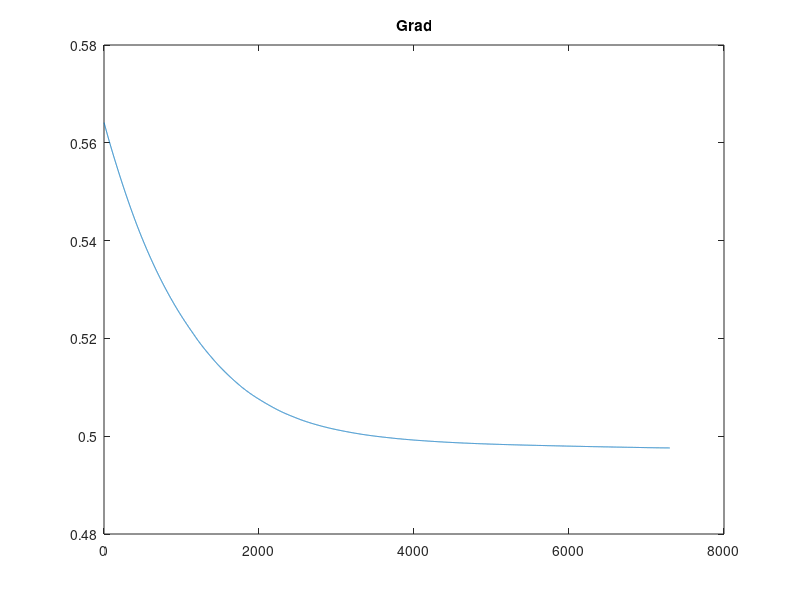
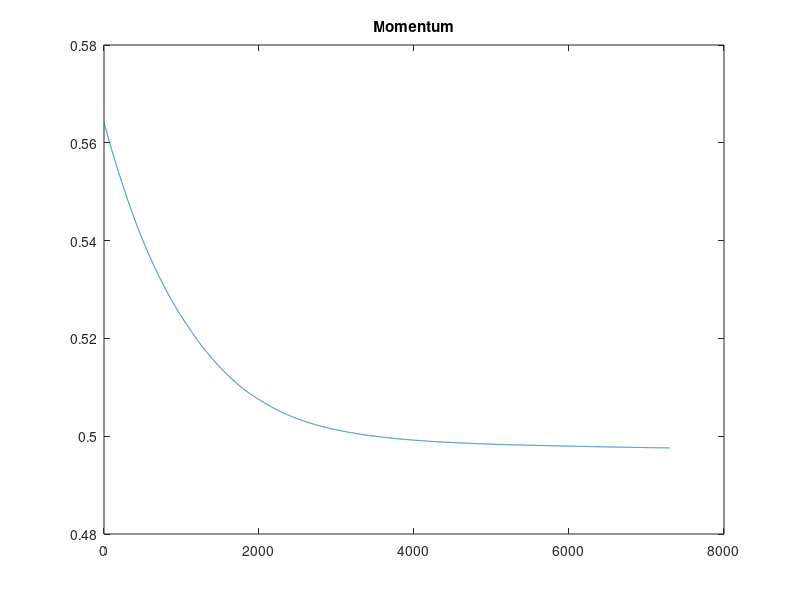
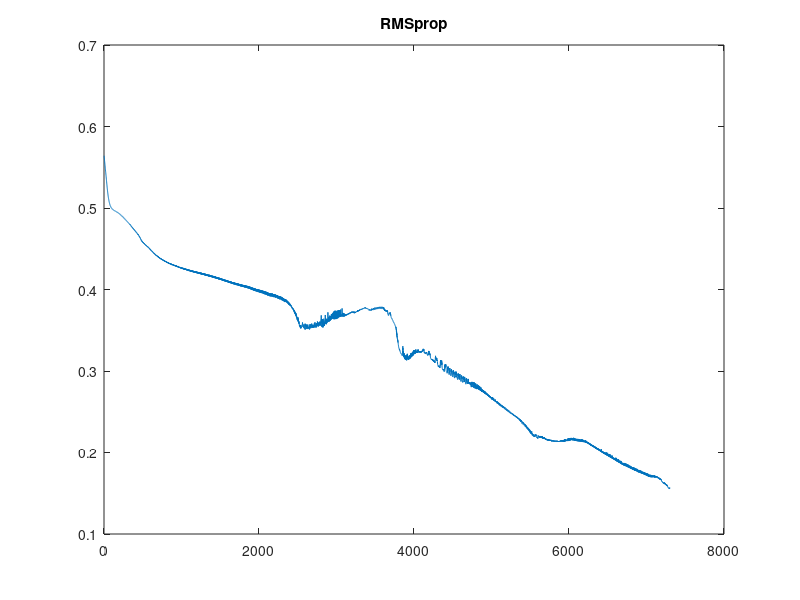
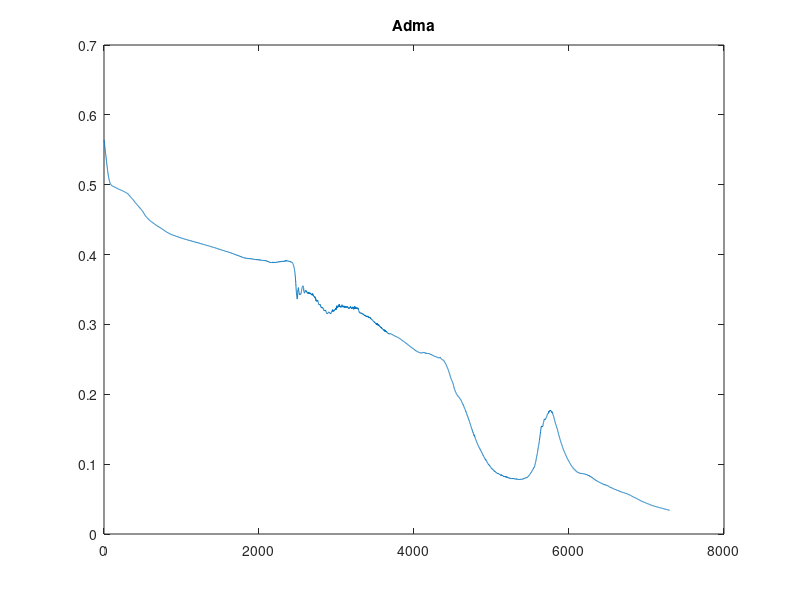

Here is the MATLAB script that generated these plots, in order:
clc ,clear all, close all

M1 = load('cost1.txt') ;
M2 = load('cost2.txt') ;
M3 = load('cost3.txt') ;
M4 = load('cost4.txt') ;

figure;
plot(M1);
title('Grad');
figure;
plot(M2);
title('Momentum');
figure;
plot(M3);
title('RMSprop');
figure;
plot(M4);
title('Adma');

figure;
plot(M1);
hold on;

plot(M2);
hold on;

plot(M3);
hold on;

plot(M4);
hold on;

legend('Grad','Momentum','RMSprop','Adma') ;